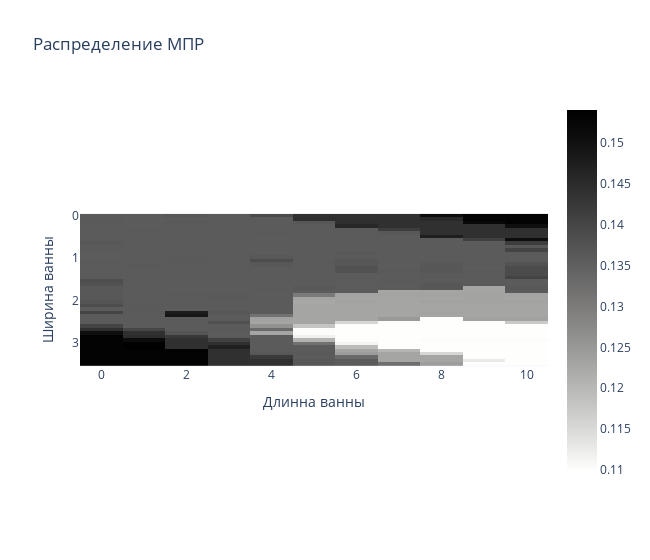

This figure's notebook cell:
### Code cell
file_name="anodeffect.txt"
plot_imshow(file_name)

### Figure 1 — Plotly figure (JSON) as saved in the notebook; plotly's stock layout.template omitted (floating-point values rounded to 4 significant figures; data arrays with more than 128 entries replaced by an {"elided": "..."} marker saying what was removed)
{"data": [{"coloraxis": "coloraxis", "hovertemplate": "Длинна ванны: %{x}<br>Ширина ванны: %{y}<br>color: %{z}<extra></extra>", "name": "0", "type": "heatmap", "x": [0, 1, 2, 3, 4, 5, 6, 7, 8, 9, 10], "xaxis": "x", "y": [0, 0.0814, 0.1628, 0.2442, 0.3256, 0.407, 0.4884, 0.5698, 0.6512, 0.7326, 0.814, 0.8953, 0.9767, 1.058, 1.14, 1.221, 1.302, 1.384, 1.465, 1.547, 1.628, 1.709, 1.791, 1.872, 1.953, 2.035, 2.116, 2.198, 2.279, 2.36, 2.442, 2.523, 2.605, 2.686, 2.767, 2.849, 2.93, 3.012, 3.093, 3.174, 3.256, 3.337, 3.419, 3.5], "yaxis": "y", "z": {"elided": "44x11 float values"}}], "layout": {"coloraxis": {"colorscale": [[0, "rgb(254, 254, 253)"], [0.09091, "rgb(224, 224, 223)"], [0.1818, "rgb(197, 197, 195)"], [0.2727, "rgb(171, 171, 170)"], [0.3636, "rgb(146, 146, 145)"], [0.4545, "rgb(124, 123, 122)"], [0.5455, "rgb(102, 101, 101)"], [0.6364, "rgb(81, 80, 80)"], [0.7273, "rgb(59, 59, 59)"], [0.8182, "rgb(38, 38, 38)"], [0.9091, "rgb(16, 16, 16)"], [1, "rgb(0, 0, 0)"]]}, "title": {"text": "Распределение МПР"}, "width": 650, "xaxis": {"anchor": "y", "constrain": "domain", "domain": [0, 1], "scaleanchor": "y", "title": {"text": "Длинна ванны"}}, "yaxis": {"anchor": "x", "autorange": "reversed", "constrain": "domain", "domain": [0, 1], "title": {"text": "Ширина ванны"}}}}
